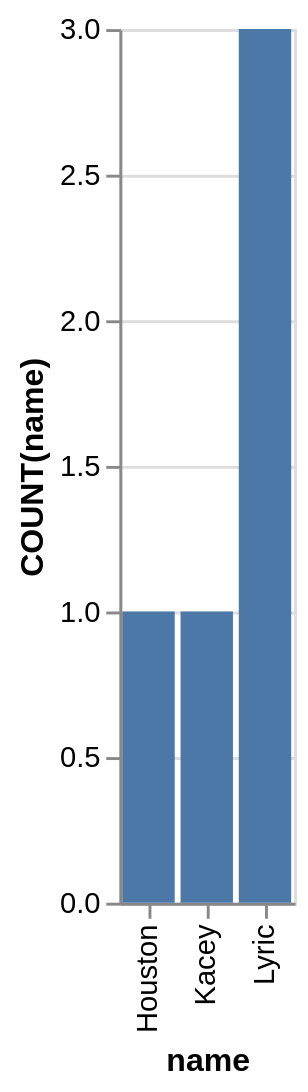

Here is the Vega-Lite specification saved for this chart:
### Vega-Lite specification from a JSON file in a GitHub repository (floating-point values rounded to 4 significant figures)
{"data": {"values": [{"x_data": "Houston", "y_data": 1}, {"x_data": "Kacey", "y_data": 1}, {"x_data": "Lyric", "y_data": 3}]}, "mark": "bar", "encoding": {"x": {"field": "x_data", "type": "nominal", "title": "name", "sort": "ascending"}, "y": {"field": "y_data", "type": "quantitative", "title": "COUNT(name)"}}}
